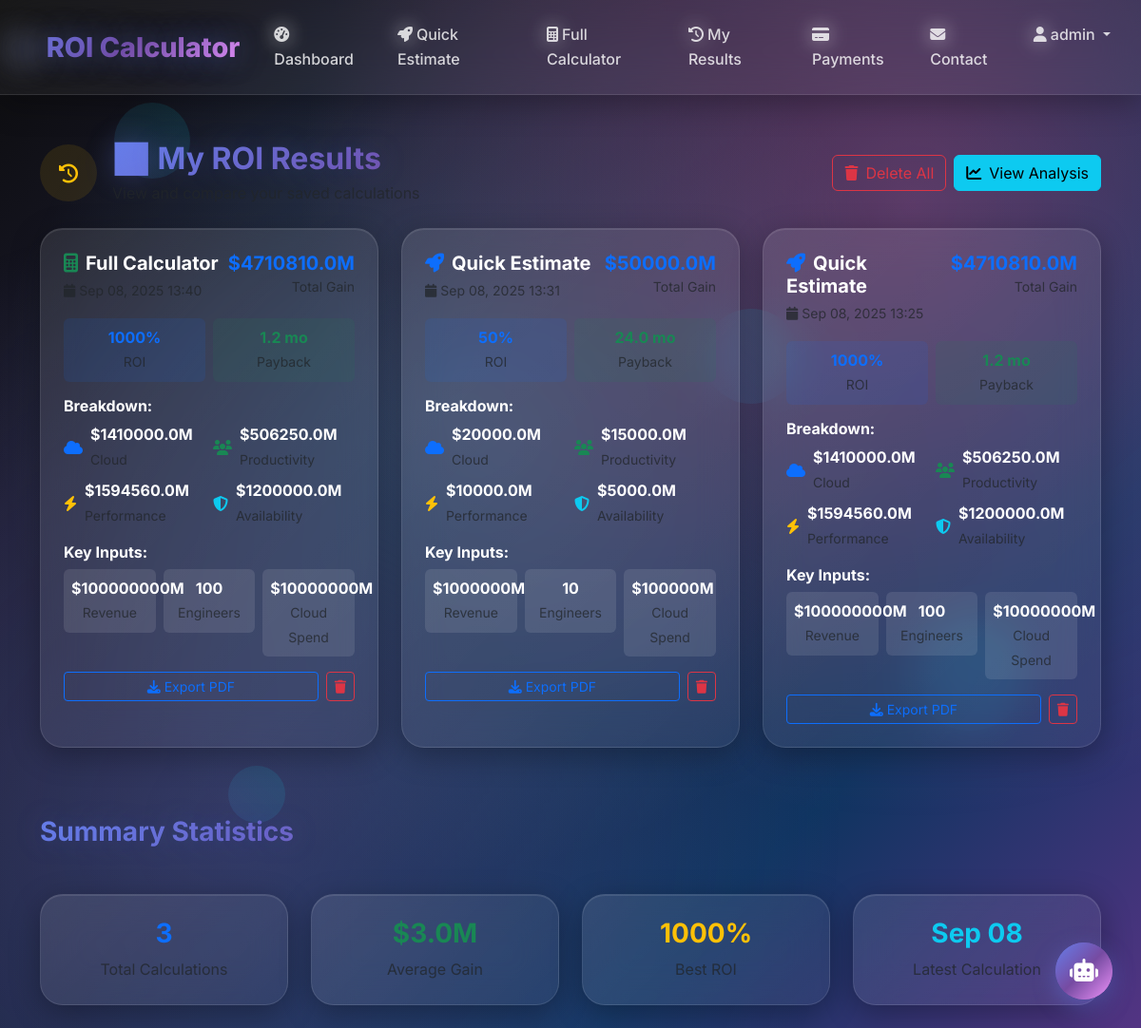
The page /dashboard/results/ (signed in) on the database its author committed.
### calculator/models.py (models this page shows, shortened)
class ROIResult(models.Model):
    MODE_CHOICES = [
        ('quick', 'Quick Estimate'),
        ('full', 'Full Calculator'),
    ]
    user = models.ForeignKey(User, on_delete=models.CASCADE)
    timestamp = models.DateTimeField(auto_now_add=True)
    mode = models.CharField(max_length=32, choices=MODE_CHOICES)
    annual_revenue = models.BigIntegerField()
    gross_margin = models.FloatField()
    container_app_fraction = models.FloatField()
    annual_cloud_spend = models.BigIntegerField()
    compute_spend_fraction = models.FloatField()
    cost_sensitive_fraction = models.FloatField()
    num_engineers = models.IntegerField()
    engineer_cost_per_year = models.BigIntegerField()
    ops_time_fraction = models.FloatField()
    ops_toil_fraction = models.FloatField()
    toil_reduction_fraction = models.FloatField(null=True, blank=True)
    avg_response_time_sec = models.FloatField(null=True, blank=True)
    exec_time_influence_fraction = models.FloatField(null=True, blank=True)
    lat_red_container = models.FloatField(null=True, blank=True)
    lat_red_serverless = models.FloatField(null=True, blank=True)
    revenue_lift_per_100ms = models.FloatField(null=True, blank=True)
    current_fci_fraction = models.FloatField(null=True, blank=True)
    fci_reduction_fraction = models.FloatField(null=True, blank=True)
    cost_per_1pct_fci = models.FloatField(null=True, blank=True)
    cloud_savings = models.FloatField()
    productivity_gain = models.FloatField()
    performance_gain = models.FloatField()
    availability_gain = models.FloatField()
    total_annual_gain = models.FloatField()
    roi_percent = models.FloatField()
    payback_months = models.FloatField()
    payment_required = models.BooleanField(default=False)
    payment_completed = models.BooleanField(default=False)
    class Meta:
        ordering = ['-timestamp']

### calculator/views.py (the view)
# urls.py: path('results/', login_required(views.results), name='results'),
@login_required
def results(request):
    results = ROIResult.objects.filter(user=request.user).order_by('-timestamp')
    return render(request, 'calculator/results.html', {'results': results})

### templates/calculator/results.html (shortened to what this page needs)
{% extends 'base.html' %}
{% block content %}
<div class="row">
    <div class="col-12">
        <div class="d-flex align-items-center mb-4">
            <div class="bg-warning bg-opacity-10 rounded-circle d-inline-flex align-items-center justify-content-center me-3" style="width: 60px; height: 60px;">
                <i class="fas fa-history fa-lg text-warning"></i>
            </div>
            <div class="flex-grow-1">
                <h2 class="text-gradient fw-bold mb-1">📊 My ROI Results</h2>
                <p class="text-muted mb-0">View and compare your saved calculations</p>
            </div>
            {% if results %}
            <div class="d-flex gap-2">
                <button class="btn btn-outline-danger" onclick="deleteAllResults()" title="Delete all calculations">
                    <i class="fas fa-trash me-2"></i>Delete All
                </button>
                <a href="{% url 'history_analysis' %}" class="btn btn-info" target="_blank" title="View historical analysis charts">
                    <i class="fas fa-chart-line me-2"></i>View Analysis
                </a>
            </div>
            {% endif %}
        </div>
        {% if results %}
        <div class="row g-4">
            {% for result in results %}
            <div class="col-md-6 col-lg-4">
                <div class="gradient-card p-4 h-100">
                    <div class="d-flex justify-content-between align-items-start mb-3">
                        <div>
                            <h5 class="fw-bold mb-1">
                                {% if result.mode == 'quick' %}
                                    <i class="fas fa-rocket text-primary me-2"></i>Quick Estimate
                                {% else %}
                                    <i class="fas fa-calculator text-success me-2"></i>Full Calculator
                                {% endif %}
                            </h5>
                            <small class="text-muted">
                                <i class="fas fa-calendar me-1"></i>{{ result.timestamp|date:"M d, Y H:i" }}
                            </small>
                        </div>
                        <div class="text-end">
                            <div class="h5 fw-bold text-primary mb-0">${{ result.total_annual_gain|floatformat:1 }}M</div>
                            <small class="text-muted">Total Gain</small>
                        </div>
                    </div>
                    <div class="row g-2 mb-3">
                        <div class="col-6">
                            <div class="text-center p-2 bg-primary bg-opacity-10 rounded">
                                <div class="fw-bold text-primary">{{ result.roi_percent|floatformat:0 }}%</div>
                                <small class="text-muted">ROI</small>
                            </div>
                        </div>
                        <div class="col-6">
                            <div class="text-center p-2 bg-success bg-opacity-10 rounded">
                                <div class="fw-bold text-success">{{ result.payback_months|floatformat:1 }} mo</div>
                                <small class="text-muted">Payback</small>
                            </div>
                        </div>
                    </div>
                    <div class="mb-3">
                        <h6 class="fw-bold mb-2">Breakdown:</h6>
                        <div class="row g-2">
                            <div class="col-6">
                                <div class="d-flex align-items-center">
                                    <i class="fas fa-cloud text-primary me-2"></i>
                                    <div>
                                        <div class="fw-bold">${{ result.cloud_savings|floatformat:1 }}M</div>
                                        <small class="text-muted">Cloud</small>
                                    </div>
                                </div>
                            </div>
                            <div class="col-6">
                                <div class="d-flex align-items-center">
                                    <i class="fas fa-users text-success me-2"></i>
                                    <div>
                                        <div class="fw-bold">${{ result.productivity_gain|floatformat:1 }}M</div>
                                        <small class="text-muted">Productivity</small>
                                    </div>
                                </div>
                            </div>
                            <div class="col-6">
                                <div class="d-flex align-items-center">
                                    <i class="fas fa-bolt text-warning me-2"></i>
                                    <div>
                                        <div class="fw-bold">${{ result.performance_gain|floatformat:1 }}M</div>
                                        <small class="text-muted">Performance</small>
                                    </div>
                                </div>
                            </div>
                            <div class="col-6">
                                <div class="d-flex align-items-center">
                                    <i class="fas fa-shield-alt text-info me-2"></i>
                                    <div>
                                        <div class="fw-bold">${{ result.availability_gain|floatformat:1 }}M</div>
                                        <small class="text-muted">Availability</small>
                                    </div>
                                </div>
                            </div>
                        </div>
                    </div>
                    <div class="mb-3">
                        <h6 class="fw-bold mb-2">Key Inputs:</h6>
                        <div class="row g-2 text-center">
                            <div class="col-4">
                                <div class="bg-light bg-opacity-10 rounded p-2">
                                    <div class="fw-bold">${{ result.annual_revenue|floatformat:0 }}M</div>
                                    <small class="text-muted">Revenue</small>
                                </div>
                            </div>
                            <div class="col-4">
                                <div class="bg-light bg-opacity-10 rounded p-2">
                                    <div class="fw-bold">{{ result.num_engineers }}</div>
                                    <small class="text-muted">Engineers</small>
                                </div>
                            </div>
                            <div class="col-4">
                                <div class="bg-light bg-opacity-10 rounded p-2">
                                    <div class="fw-bold">${{ result.annual_cloud_spend|floatformat:0 }}M</div>
                                    <small class="text-muted">Cloud Spend</small>
                                </div>
                            </div>
                        </div>
                    </div>
                    <div class="d-flex gap-2">
                        <button class="btn btn-outline-primary btn-sm flex-fill" onclick="exportResult({{ result.id }})">
                            <i class="fas fa-download me-1"></i>Export PDF
                        </button>
                        <button class="btn btn-outline-danger btn-sm" onclick="deleteResult({{ result.id }}, '{{ result.mode|title }}')" title="Delete this calculation">
                            <i class="fas fa-trash"></i>
                        </button>
                    </div>
                </div>
            </div>
            {% endfor %}
        </div>
        <div class="row mt-5 g-4">
            <div class="col-12">
                <h3 class="text-gradient fw-bold mb-4">Summary Statistics</h3>
            </div>
            <div class="col-md-3">
                <div class="gradient-card p-4 text-center">
                    <div class="h3 fw-bold text-primary mb-2">{{ results|length }}</div>
                    <div class="text-muted">Total Calculations</div>
                </div>
            </div>
            <div class="col-md-3">
                <div class="gradient-card p-4 text-center">
                    <div class="h3 fw-bold text-success mb-2">
                        ${{ results|length|add:"0"|floatformat:1 }}M
                    </div>
                    <div class="text-muted">Average Gain</div>
                </div>
            </div>
            <div class="col-md-3">
                <div class="gradient-card p-4 text-center">
                    <div class="h3 fw-bold text-warning mb-2">
                        {% if results %}
                            {{ results.0.roi_percent|floatformat:0 }}%
                        {% else %}
                            0%
                        {% endif %}
                    </div>
                    <div class="text-muted">Best ROI</div>
                </div>
            </div>
            <div class="col-md-3">
                <div class="gradient-card p-4 text-center">
                    <div class="h3 fw-bold text-info mb-2">
                        {% if results %}
                            {{ results.0.timestamp|date:"M d" }}
                        {% else %}
                            N/A
                        {% endif %}
                    </div>
                    <div class="text-muted">Latest Calculation</div>
                </div>
            </div>
        </div>
        {% endif %}
    </div>
</div>
{% endblock %}

### templates/base.html (shortened to what this page needs)
<!DOCTYPE html>
<html lang="en">
<head>
    <link href="https://cdn.jsdelivr.net/npm/bootstrap@5.3.0/dist/css/bootstrap.min.css" rel="stylesheet">
    <link href="https://cdnjs.cloudflare.com/ajax/libs/font-awesome/6.4.0/css/all.min.css" rel="stylesheet">
</head>
<body>
    <div class="particle"></div>
    <div class="particle"></div>
    <div class="particle"></div>
    <div class="particle"></div>
    <nav class="navbar navbar-expand-lg navbar-dark mb-4">
        <div class="container-fluid">
            <a class="navbar-brand" href="/">
                <i class="fas fa-chart-line me-2 icon-glow"></i>ROI Calculator
            </a>
            <div class="collapse navbar-collapse" id="navbarNav">
                <ul class="navbar-nav ms-auto mb-2 mb-lg-0">
                    {% if user.is_authenticated %}
                        <li class="nav-item">
                            <a class="nav-link" href="/dashboard/">
                                <i class="fas fa-tachometer-alt me-1 icon-glow"></i>Dashboard
                            </a>
                        </li>
                        <li class="nav-item">
                            <a class="nav-link" href="/dashboard/quick/">
                                <i class="fas fa-rocket me-1 icon-glow"></i>Quick Estimate
                            </a>
                        </li>
                        <li class="nav-item">
                            <a class="nav-link" href="/dashboard/full/">
                                <i class="fas fa-calculator me-1 icon-glow"></i>Full Calculator
                            </a>
                        </li>
                        <li class="nav-item">
                            <a class="nav-link" href="/dashboard/results/">
                                <i class="fas fa-history me-1 icon-glow"></i>My Results
                            </a>
                        </li>
                        <li class="nav-item">
                            <a class="nav-link" href="/dashboard/payment/history/">
                                <i class="fas fa-credit-card me-1 icon-glow"></i>Payments
                            </a>
                        </li>
                        <li class="nav-item">
                            <a class="nav-link" href="/contact/">
                                <i class="fas fa-envelope me-1 icon-glow"></i>Contact
                            </a>
                        </li>
                        <li class="nav-item dropdown">
                            <a class="nav-link dropdown-toggle" href="#" id="navbarDropdown" role="button" data-bs-toggle="dropdown">
                                <i class="fas fa-user me-1 icon-glow"></i>{{ user.username }}
                            </a>
                        </li>
                    {% endif %}
                </ul>
            </div>
        </div>
    </nav>
    <div class="container py-4">
        {% block content %}{% endblock %}
    </div>
    {% if user.is_authenticated %}
    <div id="floatingChatbot" class="floating-chatbot">
        <button class="chatbot-toggle" onclick="toggleChatbot()" title="AI Assistant">
            <i class="fas fa-robot"></i>
            <span class="chatbot-pulse"></span>
        </button>
    </div>
    {% endif %}
</body>
</html>

### rows shown on the page
ROIResult: mode "full" (drawn), timestamp "Sep 08, 2025 13:40", total_annual_gain "4710810.0", roi_percent "1000", payback_months "1.2", cloud_savings "1410000.0", productivity_gain "506250.0", performance_gain "1594560.0", availability_gain "1200000.0", annual_revenue "100000000", num_engineers "100", annual_cloud_spend "10000000", timestamp "Sep 08"
ROIResult: mode "quick" (drawn), timestamp "Sep 08, 2025 13:31", cloud_savings "20000.0", productivity_gain "15000.0", performance_gain "10000.0", availability_gain "5000.0", annual_revenue "1000000", num_engineers "10", annual_cloud_spend "100000"
ROIResult: mode "quick" (drawn), timestamp "Sep 08, 2025 13:25", cloud_savings "1410000.0", productivity_gain "506250.0", performance_gain "1594560.0", availability_gain "1200000.0", annual_revenue "100000000", num_engineers "100", annual_cloud_spend "10000000"

### other values the page prints
{{ user.username }} "admin"
{{ results|length }} "3"
{{ results|length|add:"0"|floatformat:1 }} "3.0"
